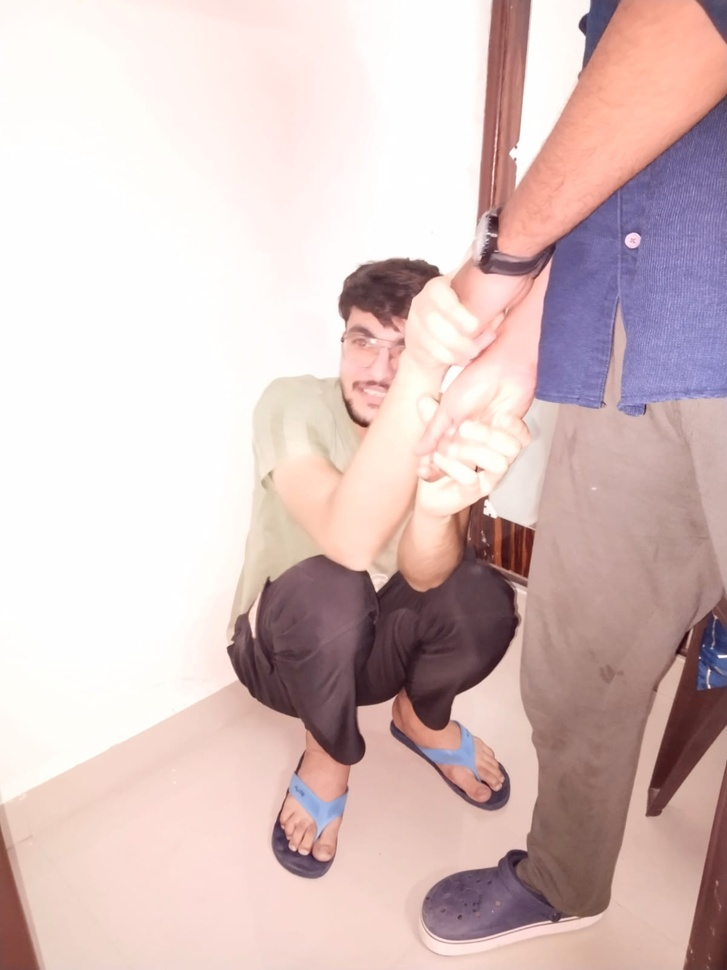
#> input picture mukki2.jpg, 727 x 970 px, shrunk from 1200 x 1600 before the run
$ jupyter execute --allow-errors image_manuplation.ipynb
#> lines starting #> are read from the running program, lines starting #| are printed output that depends on the picture
Enhancing photo using pillow library

[cell 1]
from PIL import Image,ImageEnhance

Opening image using open function

[cell 2]
im=Image.open("mukki2.jpg")
#> im is the input picture: PIL image 727x970 RGB; mean R, G, B 215.3, 193.4, 191.7
im.show()

[cell 3]
enhancer = ImageEnhance.Sharpness(im)
for i in range(25):
    factor = i / 2.0  # Sharpness factor
    enhanced_image = enhancer.enhance(factor)
enhanced_image.show()
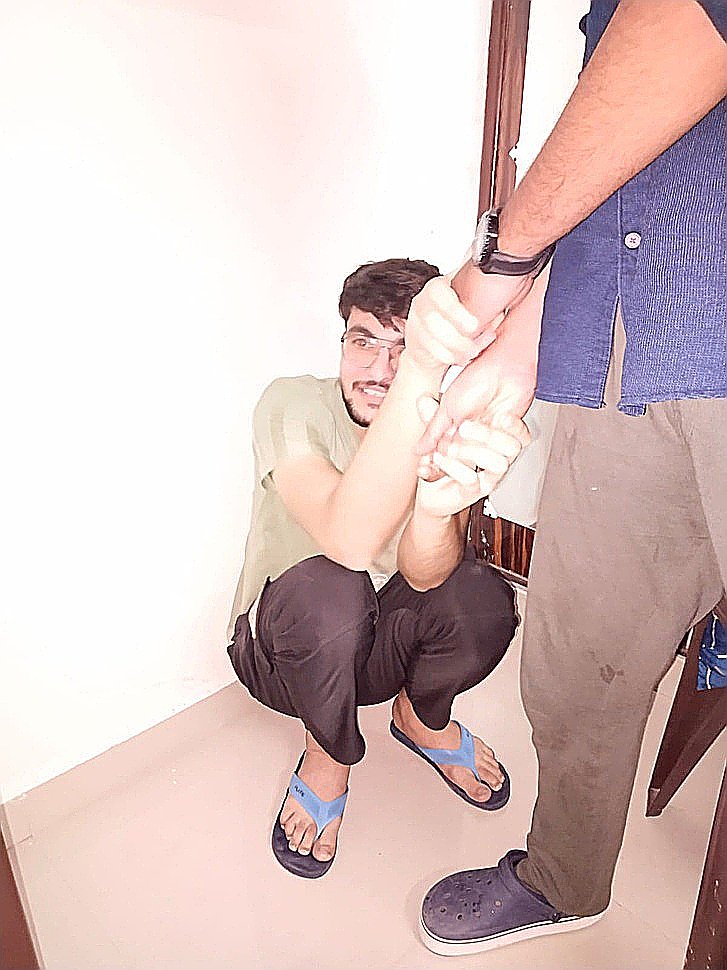
#> shown: PIL image 727x970 RGB; mean R, G, B 214.4, 193.2, 191.4
